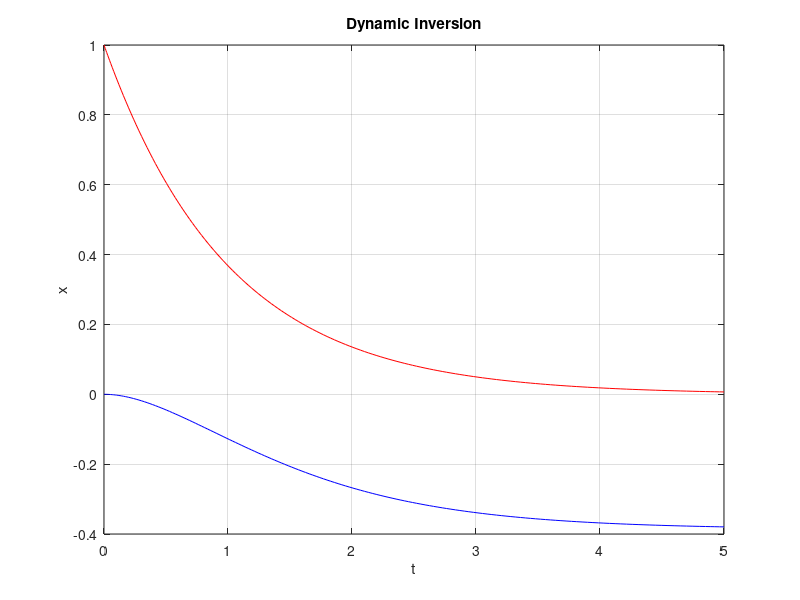

Reproduce this figure in MATLAB.
function dynamicinversion
% Problem parameters
ceta=.8;
ts=10;
w= 4/(ceta*ts);
y0(1)=1;
y0(2)=0;

tspan = [0 5];

options = odeset('RelTol',1e-12,'AbsTol',1e-8);             
[t,y] = ode45(@f,tspan,y0,options);
p=y
plot(t(:,1),y(:,1),'r');
hold on;
plot(t(:,1),y(:,2),'b');
grid on
title('Dynamic Inversion');
ylabel('x');
xlabel('t');

function dydt = f(t,y)
  % Derivative function -- mu and mustar shared with the outer function.

u=(-y(1)+y(1)^2)/(1+y(1));
dydt=[-y(1)^2+(1+y(1))*u;
     u];
  end  

  % -----------------------------------------------------------------------

 

  % -----------------------------------------------------------------------

end  % liaorbitode

  
  